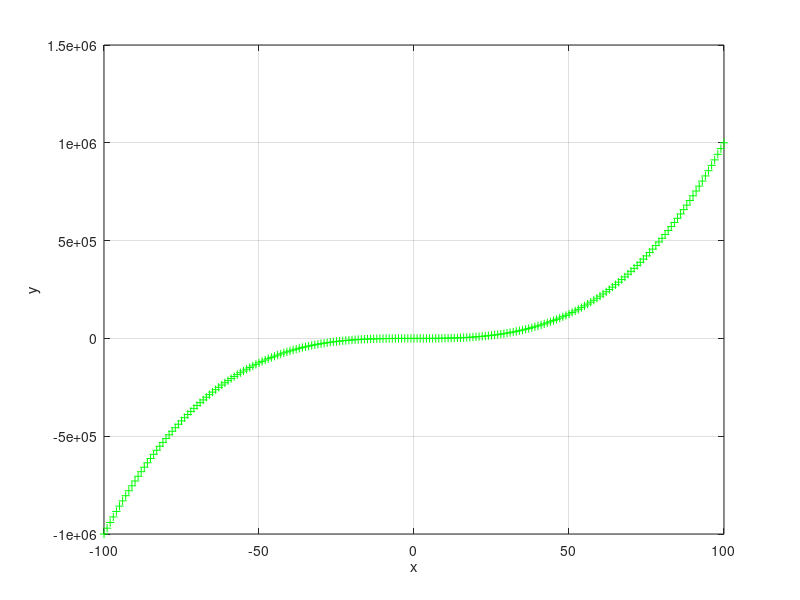

Reproduce this figure in MATLAB.
% y = x^3, -100 <= x <=
x = -100:100;
y=x.^3+1;
plot(x,y,'g+');
xlabel('x'); ylabel('y');
axis normal
grid
% cada elemento se le suma